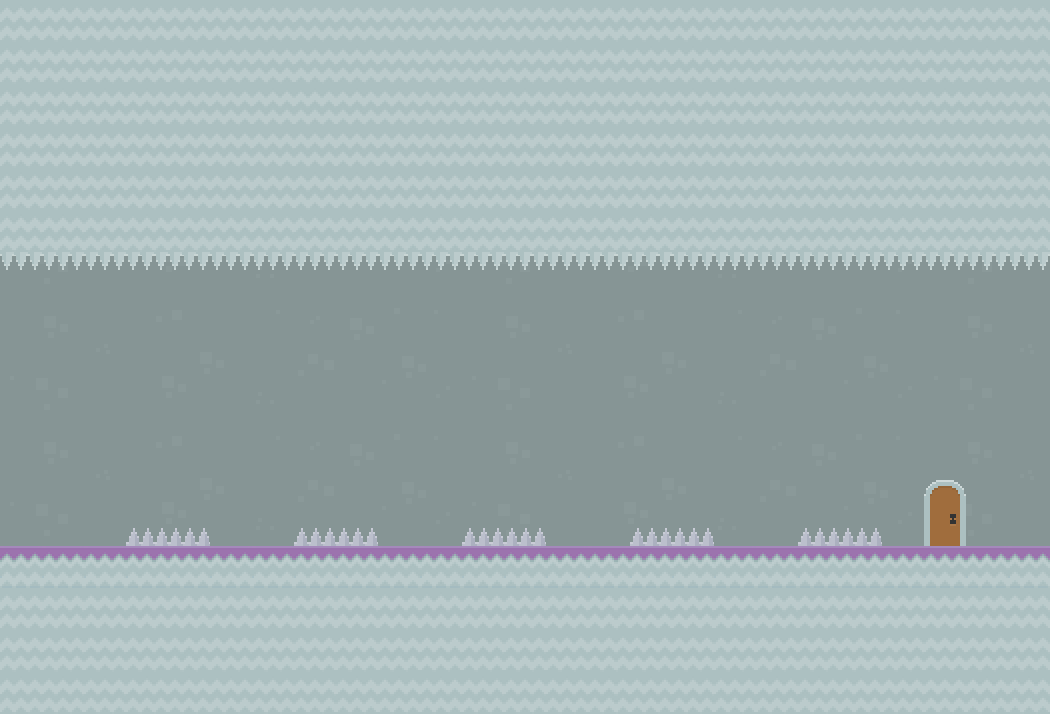

The image is a tile-based game level rendered from a .tmx file. Its description and complete source (layers, tilesets, objects, tile grids) follow:
An orthogonal 25x17 tile map with 42x42 px tiles, 2 tile layers (background, foreground) and 2 objects (player, diamond).

<map version="1.0" tiledversion="1.0.2" orientation="orthogonal" renderorder="right-down" width="25" height="17" tilewidth="42" tileheight="42" nextobjectid="29">
 <tileset firstgid="1" source="tileset.tsx" />
 <layer name="background" width="25" height="17">
  <data encoding="csv">
470,471,472,473,474,475,476,477,478,479,480,470,471,472,473,474,475,476,477,478,479,480,470,471,472,
410,411,412,413,414,415,416,417,418,419,420,410,411,412,413,414,415,416,417,418,419,420,410,411,412,
440,441,442,443,444,445,446,447,448,449,450,440,441,442,443,444,445,446,447,448,449,450,440,441,442,
470,471,472,473,474,475,476,477,478,479,480,470,471,472,473,474,475,476,477,478,479,480,470,471,472,
410,411,412,413,414,415,416,417,418,419,420,410,411,412,413,414,415,416,417,418,419,420,410,411,412,
440,441,442,443,444,445,446,447,448,449,450,440,441,442,443,444,445,446,447,448,449,450,440,441,442,
470,471,472,473,474,475,476,477,478,479,480,470,471,472,473,474,475,476,477,478,479,480,470,471,472,
410,411,412,413,414,415,416,417,418,419,420,410,411,412,413,414,415,416,417,418,419,420,410,411,412,
440,441,442,443,444,445,446,447,448,449,450,440,441,442,443,444,445,446,447,448,449,450,440,441,442,
470,471,472,473,474,475,476,477,478,479,480,470,471,472,473,474,475,476,477,478,479,480,470,471,472,
410,411,412,413,414,415,416,417,418,419,420,410,411,412,413,414,415,416,417,418,419,420,410,411,412,
440,441,442,443,444,445,446,447,448,449,450,440,441,442,443,444,445,446,447,448,449,450,440,441,442,
470,471,472,473,474,475,476,477,478,479,480,470,471,472,473,474,475,476,477,478,479,480,470,471,472,
294,294,294,294,294,294,294,294,294,294,294,294,294,294,294,294,294,294,294,294,294,294,294,294,294,
294,294,294,294,294,294,294,294,294,294,294,294,294,294,294,294,294,294,294,294,294,294,294,294,294,
294,294,294,294,294,294,294,294,294,294,294,294,294,294,294,294,294,294,294,294,294,294,294,294,294,
294,294,294,294,294,294,294,294,294,294,294,294,294,294,294,294,294,294,294,294,294,294,294,294,294
</data>
 </layer>
 <layer name="foreground" width="25" height="17">
  <data encoding="csv">
696,696,696,696,696,696,696,696,696,696,696,696,696,696,696,696,696,696,696,696,696,696,696,696,696,
696,696,696,696,696,696,696,696,696,696,696,696,696,696,696,696,696,696,696,696,696,696,696,696,696,
696,696,696,696,696,696,696,696,696,696,696,696,696,696,696,696,696,696,696,696,696,696,696,696,696,
696,696,696,696,696,696,696,696,696,696,696,696,696,696,696,696,696,696,696,696,696,696,696,696,696,
696,696,696,696,696,696,696,696,696,696,696,696,696,696,696,696,696,696,696,696,696,696,696,696,696,
696,696,696,696,696,696,696,696,696,696,696,696,696,696,696,696,696,696,696,696,696,696,696,696,696,
117,117,117,117,117,117,117,117,117,117,117,117,117,117,117,117,117,117,117,117,117,117,117,117,117,
0,0,0,0,0,0,0,0,0,0,0,0,0,0,0,0,0,0,0,0,0,0,0,0,0,
0,0,0,0,0,0,0,0,0,0,0,0,0,0,0,0,0,0,0,0,0,0,0,0,0,
0,0,0,0,0,0,0,0,0,0,0,0,0,0,0,0,0,0,0,0,0,0,0,0,0,
0,0,0,0,0,0,0,0,0,0,0,0,0,0,0,0,0,0,0,0,0,0,0,0,0,
0,0,0,0,0,0,0,0,0,0,0,0,0,0,0,0,0,0,0,0,0,0,167,0,0,
0,0,0,119,119,0,0,119,119,0,0,119,119,0,0,119,119,0,0,119,119,0,168,0,0,
603,603,603,603,603,603,603,603,603,603,603,603,603,603,603,603,603,603,603,603,603,603,603,603,603,
696,696,696,696,696,696,696,696,696,696,696,696,696,696,696,696,696,696,696,696,696,696,696,696,696,
696,696,696,696,696,696,696,696,696,696,696,696,696,696,696,696,696,696,696,696,696,696,696,696,696,
696,696,696,696,696,696,696,696,696,696,696,696,696,696,696,696,696,696,696,696,696,696,696,696,696
</data>
 </layer>
 <objectgroup name="objects">
  <object id="2" name="player" type="player" x="43.667" y="491.667" width="44" height="48" />
  <object id="22" name="diamond" x="298.333" y="315.999" width="40" height="46" />
 </objectgroup>
</map>
